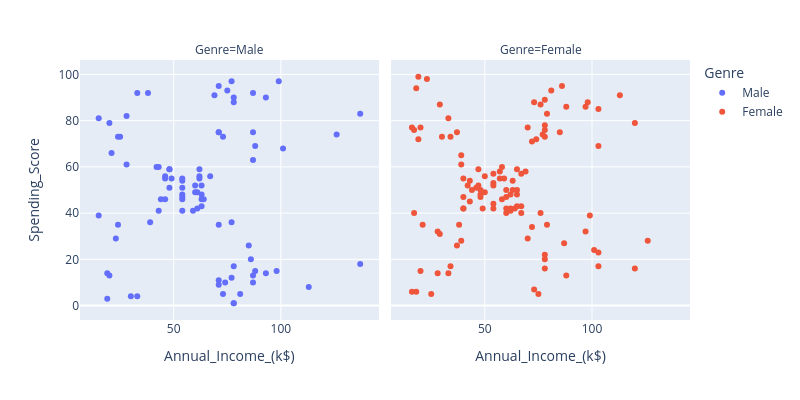

This figure's notebook cell:
### Code cell
# not a big difference it seems, but plots are not good enough for small differences.
px.scatter(
    data_frame=df,
    x="Annual_Income_(k$)",
    y="Spending_Score",
    facet_col="Genre",
    color="Genre",
    height=400, width=800
    )

### Figure 1 — Plotly figure (JSON) as saved in the notebook; plotly's stock layout.template omitted (floating-point values rounded to 4 significant figures)
{"data": [{"hovertemplate": "Genre=Male<br>Annual_Income_(k$)=%{x}<br>Spending_Score=%{y}<extra></extra>", "legendgroup": "Male", "marker": {"color": "#636efa", "symbol": "circle"}, "mode": "markers", "name": "Male", "orientation": "v", "showlegend": true, "type": "scatter", "x": [15, 15, 19, 19, 20, 20, 21, 23, 24, 24, 25, 28, 28, 30, 33, 33, 38, 39, 42, 43, 43, 44, 46, 46, 46, 48, 48, 48, 49, 54, 54, 54, 54, 54, 54, 54, 59, 60, 60, 61, 61, 62, 62, 62, 63, 63, 63, 63, 64, 67, 69, 71, 71, 71, 71, 71, 71, 73, 73, 74, 75, 77, 77, 77, 78, 78, 78, 78, 78, 81, 85, 86, 87, 87, 87, 87, 87, 88, 88, 93, 93, 98, 99, 101, 113, 126, 137, 137], "xaxis": "x", "y": [39, 81, 3, 14, 13, 79, 66, 29, 35, 73, 73, 82, 61, 4, 4, 92, 92, 36, 60, 60, 41, 46, 46, 56, 55, 51, 59, 59, 55, 47, 54, 48, 51, 55, 41, 46, 41, 49, 52, 42, 49, 59, 55, 56, 46, 43, 48, 52, 46, 56, 91, 35, 95, 11, 75, 9, 75, 5, 73, 10, 93, 12, 97, 36, 90, 17, 88, 1, 1, 5, 26, 20, 63, 13, 75, 10, 92, 15, 69, 14, 90, 15, 97, 68, 8, 74, 18, 83], "yaxis": "y"}, {"hovertemplate": "Genre=Female<br>Annual_Income_(k$)=%{x}<br>Spending_Score=%{y}<extra></extra>", "legendgroup": "Female", "marker": {"color": "#EF553B", "symbol": "circle"}, "mode": "markers", "name": "Female", "orientation": "v", "showlegend": true, "type": "scatter", "x": [16, 16, 17, 17, 18, 18, 19, 19, 20, 20, 21, 23, 25, 28, 28, 29, 29, 30, 33, 33, 34, 34, 37, 37, 38, 39, 39, 39, 40, 40, 40, 40, 42, 43, 43, 44, 46, 47, 47, 48, 48, 48, 49, 50, 50, 54, 54, 54, 54, 54, 57, 57, 58, 58, 59, 60, 60, 60, 60, 62, 62, 62, 63, 63, 64, 65, 65, 65, 65, 67, 67, 67, 69, 70, 70, 72, 72, 73, 73, 74, 75, 76, 76, 77, 78, 78, 78, 78, 78, 78, 78, 79, 79, 81, 85, 86, 87, 88, 88, 97, 97, 98, 99, 101, 103, 103, 103, 103, 113, 120, 120, 126], "xaxis": "x2", "y": [6, 77, 40, 76, 6, 94, 72, 99, 15, 77, 35, 98, 5, 14, 32, 31, 87, 73, 14, 81, 17, 73, 26, 75, 35, 61, 28, 65, 55, 47, 42, 42, 52, 54, 45, 50, 51, 52, 59, 50, 48, 47, 42, 49, 56, 53, 52, 42, 44, 57, 58, 55, 60, 46, 55, 40, 42, 47, 50, 41, 48, 42, 50, 54, 42, 48, 50, 43, 59, 43, 57, 40, 58, 29, 77, 34, 71, 88, 7, 72, 5, 40, 87, 74, 22, 20, 76, 16, 89, 78, 73, 35, 83, 93, 75, 95, 27, 13, 86, 32, 86, 88, 39, 24, 17, 85, 23, 69, 91, 16, 79, 28], "yaxis": "y2"}], "layout": {"annotations": [{"font": {}, "showarrow": false, "text": "Genre=Male", "x": 0.245, "xanchor": "center", "xref": "paper", "y": 1, "yanchor": "bottom", "yref": "paper"}, {"font": {}, "showarrow": false, "text": "Genre=Female", "x": 0.755, "xanchor": "center", "xref": "paper", "y": 1, "yanchor": "bottom", "yref": "paper"}], "height": 400, "legend": {"title": {"text": "Genre"}, "tracegroupgap": 0}, "margin": {"t": 60}, "width": 800, "xaxis": {"anchor": "y", "domain": [0, 0.49], "title": {"text": "Annual_Income_(k$)"}}, "xaxis2": {"anchor": "y2", "domain": [0.51, 1], "matches": "x", "title": {"text": "Annual_Income_(k$)"}}, "yaxis": {"anchor": "x", "domain": [0, 1], "title": {"text": "Spending_Score"}}, "yaxis2": {"anchor": "x2", "domain": [0, 1], "matches": "y", "showticklabels": false}}}
